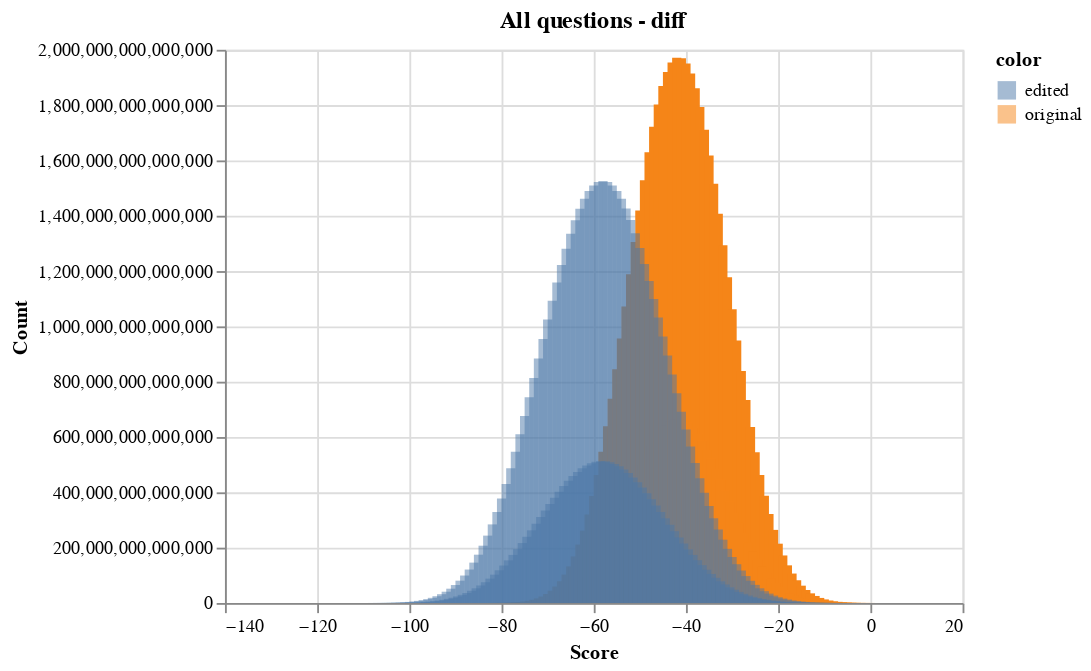
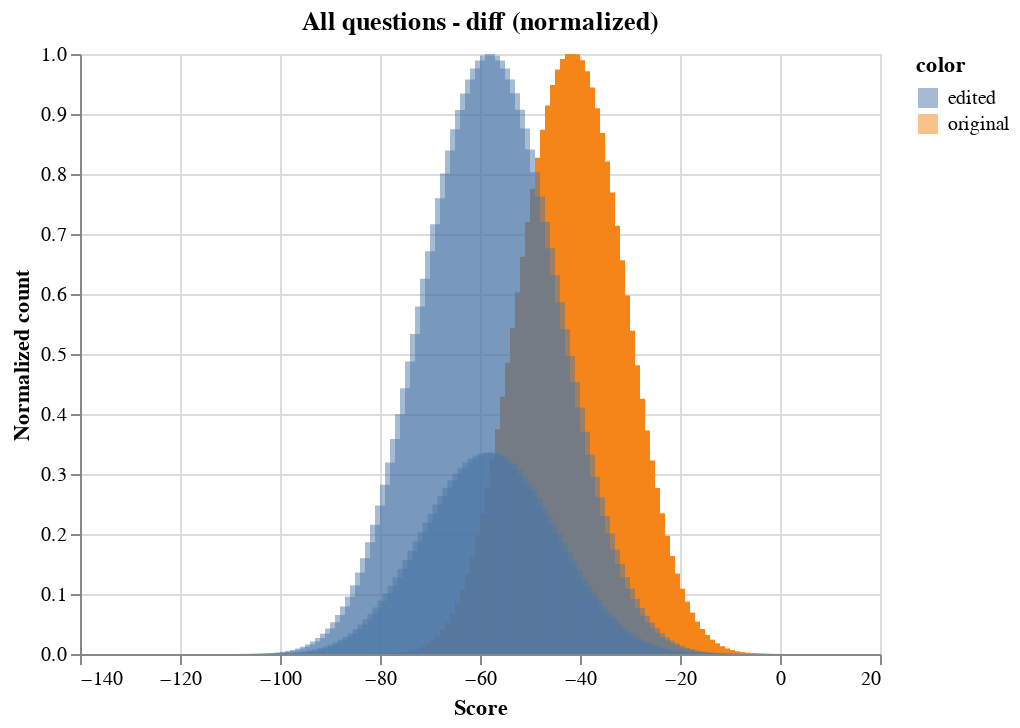
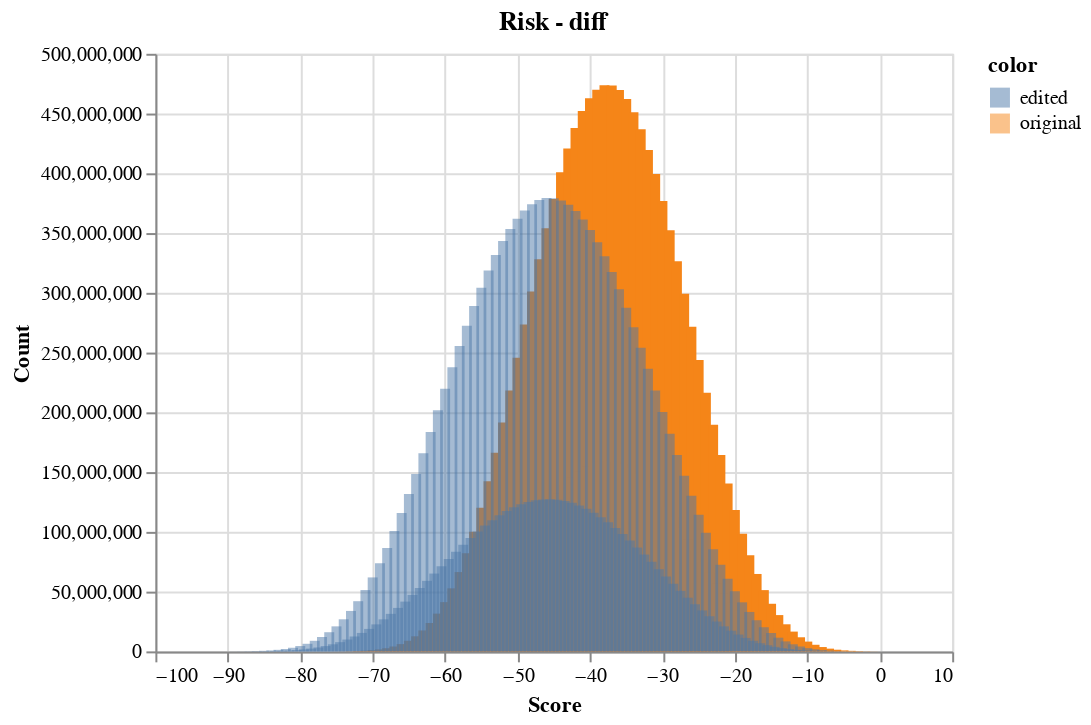
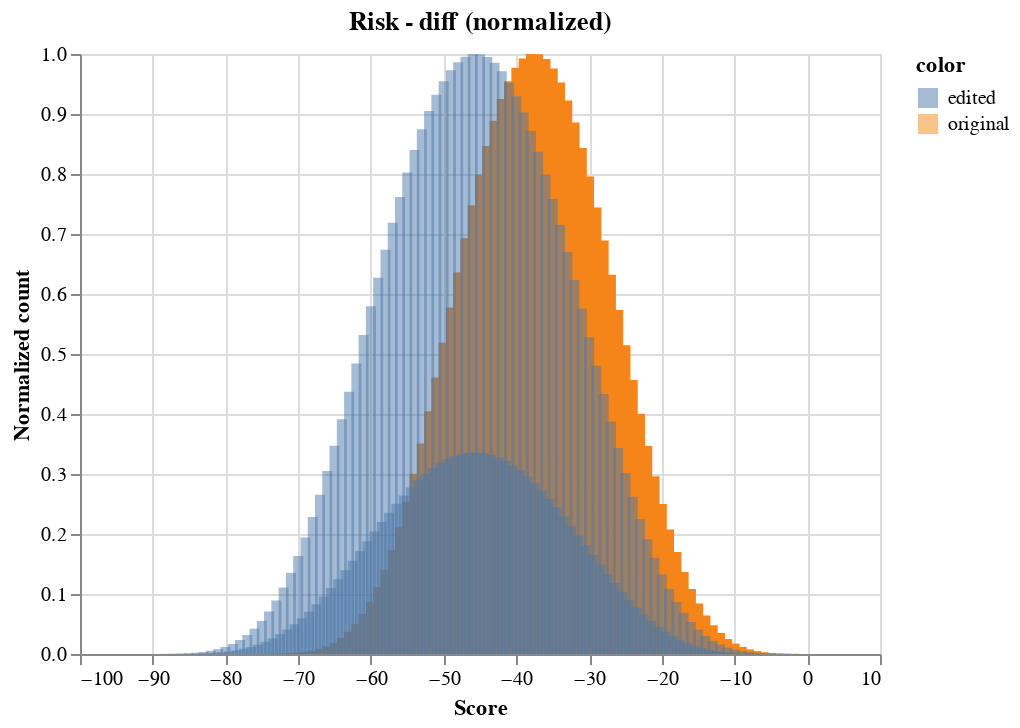

The notebook cell saved with these charts, in order:
### Code cell
config = [
    ("All questions", QUESTIONNAIRE.questions),
    ("Risk", x_q),
    ("Public Value", y_q),
]
for _title, questions in config:
    title = f"{_title} - diff"
    df_original = score_count_df_from_questions(questions)
    df_original_norm = normalize_df(df_original, ["count"])
    df_edited = score_count_df_from_questions(edited_questions(questions))
    df_edited_norm = normalize_df(df_edited, ["count"])
    display(chart=hist_diff(df_original, df_edited, title), name=f"{title} - diff")
    display(
        chart=hist_diff(
            df_original_norm,
            df_edited_norm,
            f"{title} (normalized)",
            titleY="Normalized count",
        ),
        name=f"{title} - diff - normalized",
    )

### Figure 1 — Vega-Lite specification as saved in the notebook (floating-point values rounded to 4 significant figures; data arrays with more than 128 entries replaced by an {"elided": "..."} marker saying what was removed)
{"config": {"view": {"continuousWidth": 400, "continuousHeight": 300}}, "layer": [{"data": {"name": "data-f4f830b1f25c699242564c05c1331ab8"}, "mark": "bar", "encoding": {"color": {"field": "color", "type": "nominal"}, "x": {"field": "score", "title": "Score", "type": "quantitative"}, "y": {"field": "count", "title": "Count", "type": "quantitative"}}, "transform": [{"calculate": "'original'", "as": "color"}]}, {"data": {"name": "data-ab113ca23753a525518c157da9732246"}, "mark": "bar", "encoding": {"color": {"field": "color", "type": "nominal"}, "opacity": {"value": 0.5}, "x": {"field": "score", "title": "Score", "type": "quantitative"}, "y": {"field": "count", "title": "Count", "type": "quantitative"}}, "transform": [{"calculate": "'edited'", "as": "color"}]}], "title": "All questions - diff", "$schema": "https://vega.github.io/schema/vega-lite/v4.17.0.json", "datasets": {"data-f4f830b1f25c699242564c05c1331ab8": {"elided": "232 records"}, "data-ab113ca23753a525518c157da9732246": {"elided": "278 records"}}}

### Figure 2 — Vega-Lite specification as saved in the notebook (floating-point values rounded to 4 significant figures; data arrays with more than 128 entries replaced by an {"elided": "..."} marker saying what was removed)
{"config": {"view": {"continuousWidth": 400, "continuousHeight": 300}}, "layer": [{"data": {"name": "data-70d0ebead34b1efefd8ce5ca803db367"}, "mark": "bar", "encoding": {"color": {"field": "color", "type": "nominal"}, "x": {"field": "score", "title": "Score", "type": "quantitative"}, "y": {"field": "count", "title": "Normalized count", "type": "quantitative"}}, "transform": [{"calculate": "'original'", "as": "color"}]}, {"data": {"name": "data-7c0b9a82acc83078a96ed611390d4e55"}, "mark": "bar", "encoding": {"color": {"field": "color", "type": "nominal"}, "opacity": {"value": 0.5}, "x": {"field": "score", "title": "Score", "type": "quantitative"}, "y": {"field": "count", "title": "Normalized count", "type": "quantitative"}}, "transform": [{"calculate": "'edited'", "as": "color"}]}], "title": "All questions - diff (normalized)", "$schema": "https://vega.github.io/schema/vega-lite/v4.17.0.json", "datasets": {"data-70d0ebead34b1efefd8ce5ca803db367": {"elided": "232 records"}, "data-7c0b9a82acc83078a96ed611390d4e55": {"elided": "278 records"}}}

### Figure 3 — Vega-Lite specification as saved in the notebook (floating-point values rounded to 4 significant figures; data arrays with more than 128 entries replaced by an {"elided": "..."} marker saying what was removed)
{"config": {"view": {"continuousWidth": 400, "continuousHeight": 300}}, "layer": [{"data": {"name": "data-bc4a51182c418a21a5b338a358619107"}, "mark": "bar", "encoding": {"color": {"field": "color", "type": "nominal"}, "x": {"field": "score", "title": "Score", "type": "quantitative"}, "y": {"field": "count", "title": "Count", "type": "quantitative"}}, "transform": [{"calculate": "'original'", "as": "color"}]}, {"data": {"name": "data-5e7deda2ccd74152a73fd7447d1023f8"}, "mark": "bar", "encoding": {"color": {"field": "color", "type": "nominal"}, "opacity": {"value": 0.5}, "x": {"field": "score", "title": "Score", "type": "quantitative"}, "y": {"field": "count", "title": "Count", "type": "quantitative"}}, "transform": [{"calculate": "'edited'", "as": "color"}]}], "title": "Risk - diff", "$schema": "https://vega.github.io/schema/vega-lite/v4.17.0.json", "datasets": {"data-bc4a51182c418a21a5b338a358619107": {"elided": "170 records"}, "data-5e7deda2ccd74152a73fd7447d1023f8": {"elided": "194 records"}}}

### Figure 4 — Vega-Lite specification as saved in the notebook (floating-point values rounded to 4 significant figures; data arrays with more than 128 entries replaced by an {"elided": "..."} marker saying what was removed)
{"config": {"view": {"continuousWidth": 400, "continuousHeight": 300}}, "layer": [{"data": {"name": "data-cb30731ae45685e89da9e05d58157167"}, "mark": "bar", "encoding": {"color": {"field": "color", "type": "nominal"}, "x": {"field": "score", "title": "Score", "type": "quantitative"}, "y": {"field": "count", "title": "Normalized count", "type": "quantitative"}}, "transform": [{"calculate": "'original'", "as": "color"}]}, {"data": {"name": "data-814ca1d3255b57b8b61035e3b80bbc21"}, "mark": "bar", "encoding": {"color": {"field": "color", "type": "nominal"}, "opacity": {"value": 0.5}, "x": {"field": "score", "title": "Score", "type": "quantitative"}, "y": {"field": "count", "title": "Normalized count", "type": "quantitative"}}, "transform": [{"calculate": "'edited'", "as": "color"}]}], "title": "Risk - diff (normalized)", "$schema": "https://vega.github.io/schema/vega-lite/v4.17.0.json", "datasets": {"data-cb30731ae45685e89da9e05d58157167": {"elided": "170 records"}, "data-814ca1d3255b57b8b61035e3b80bbc21": {"elided": "194 records"}}}
